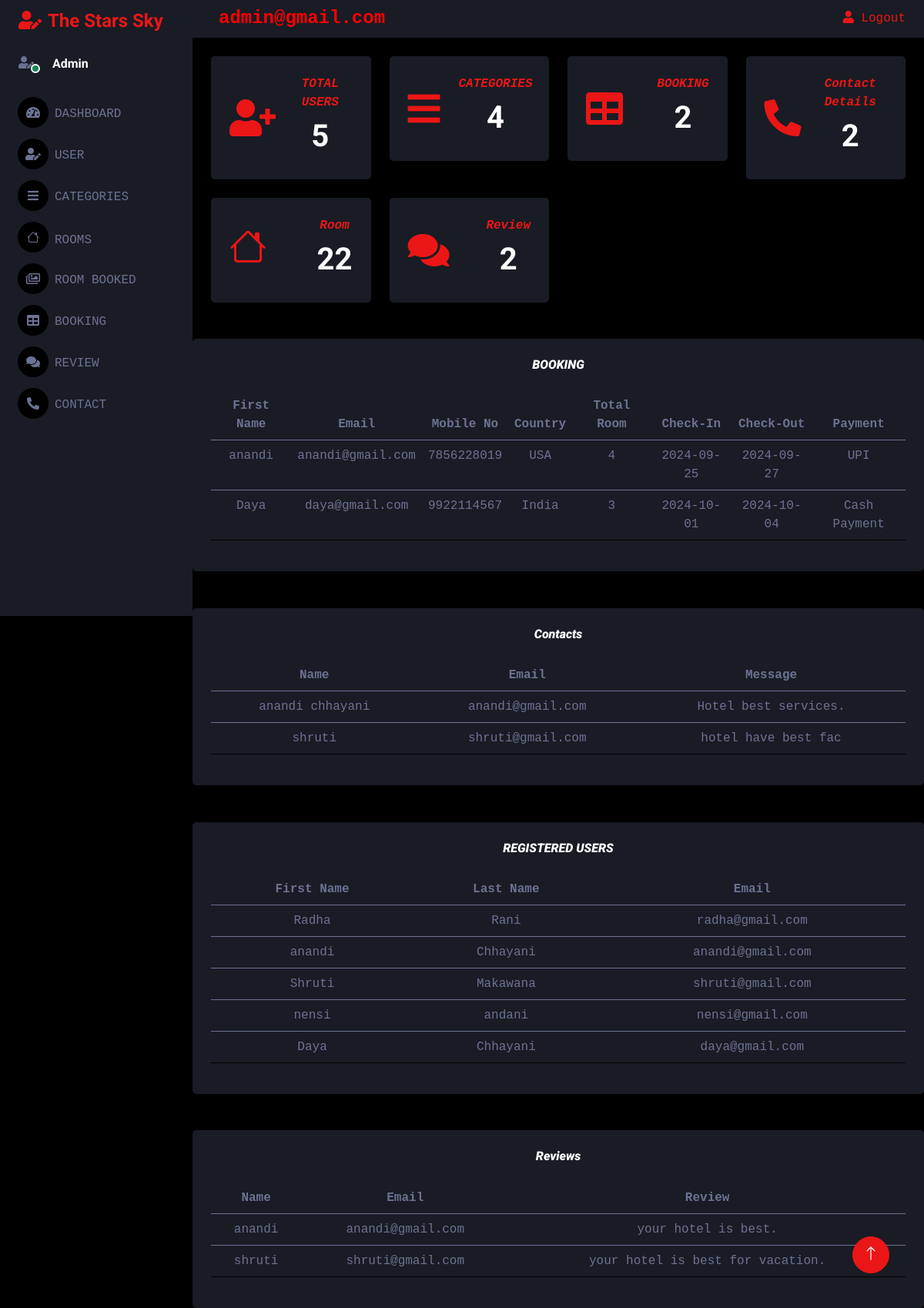
The app's page /admin/index.php with its own data.
### tables this page shows
CREATE TABLE `booking` (
  `id` int(200) NOT NULL,
  `firstname` text NOT NULL,
  `email` varchar(255) NOT NULL,
  `mobileno` varchar(255) NOT NULL,
  `country` text NOT NULL,
  `total_room` int(150) NOT NULL,
  `checkin` date NOT NULL,
  `checkout` date NOT NULL,
  `total_price` int(200) NOT NULL,
  `payment` varchar(200) NOT NULL
);

CREATE TABLE `contact` (
  `id` int(11) NOT NULL,
  `name` text NOT NULL,
  `email` varchar(20) NOT NULL,
  `message` varchar(20) NOT NULL
);

CREATE TABLE `registration` (
  `id` int(100) NOT NULL,
  `firstname` text NOT NULL,
  `lastname` text NOT NULL,
  `email` varchar(50) NOT NULL,
  `password` varchar(30) NOT NULL
);

CREATE TABLE `review` (
  `id` int(100) NOT NULL,
  `name` varchar(100) NOT NULL,
  `email` varchar(100) NOT NULL,
  `review` varchar(100) NOT NULL,
  `date` timestamp NOT NULL DEFAULT current_timestamp() ON UPDATE current_timestamp()
);

### admin/index.php (the view, shortened to what this page needs)
<?php
include 'header.php';
include 'connection.php';
include 'sidebar.php';
include 'navigation.php';
?>
<body style="font-family: courier new">
   <div class="container-fluid pt-4 px-4">
      <div class="row g-4" style="text-align: center">
         <div class="col-sm-6 col-xl-3">
            <a href="registered.php">
               <div class="bg-secondary rounded d-flex align-items-center justify-content-between p-4">
                  <i class="fa fa-user-plus fa-3x text-primary"></i>
                  <div class="ms-3">
                     <p class="mb-2"><b><i>TOTAL USERS</i></b></p>
                     <?php
                     $sql = "SELECT * FROM registration";
                     if ($result = mysqli_query($con, $sql)) {
                        $rowcount = mysqli_num_rows($result);
                        echo '<h1>' . $rowcount . '</h1>';
                     }
                     ?>
                  </div>
               </div>
            </a>
         </div>
         <div class="col-sm-6 col-xl-3">
            <a href="category.php">
               <div class="bg-secondary rounded d-flex align-items-center justify-content-between p-4">
                  <i class="fa fa-bars me-2 fa-3x text-primary "></i>
                  <div class="ms-3">
                     <p class="mb-2"><b><i>CATEGORIES</i></b></p>
                     <?php
                     $sql = "SELECT * FROM categories";
                     if ($result = mysqli_query($con, $sql)) {
                        $rowcount = mysqli_num_rows($result);
                        echo '<h1>' . $rowcount . '</h1>';
                     }
                     ?>
                  </div>
               </div>
            </a>
         </div>
         <div class="col-sm-6 col-xl-3">
            <a href="booking.php">
               <div class="bg-secondary rounded d-flex align-items-center justify-content-between p-4">
                  <i class="fa fa-table fa-3x text-primary"></i>
                  <div class="ms-3">
                     <p class="mb-2"><b><i>BOOKING</i></b></p>
                     <?php
                     $sql = "SELECT * FROM booking";
                     if ($result = mysqli_query($con, $sql)) {
                        $rowcount = mysqli_num_rows($result);
                        echo '<h1>' . $rowcount . '</h1>';
                     }
                     ?>
                  </div>
               </div>
            </a>
         </div>
         <div class="col-sm-6 col-xl-3">
            <a href="contact.php">
               <div class="bg-secondary rounded d-flex align-items-center justify-content-between p-4">
                  <i class="fa fa-phone-alt me-2l fa-3x text-primary "></i>
                  <div class="ms-3">
                     <p class="mb-2"><b><i>Contact Details</i></b></p>
                     <?php
                     $sql = "SELECT * FROM contact";
                     if ($result = mysqli_query($con, $sql)) {
                        $rowcount = mysqli_num_rows($result);
                        echo '<h1>' . $rowcount . '</h1>';
                     }
                     ?>
                  </div>
               </div>
            </a>
         </div>
         <div class="col-sm-6 col-xl-3">
            <a href="room.php">
               <div class="bg-secondary rounded d-flex align-items-center justify-content-between p-4">
                  <i class="bi bi-house  fa-3x text-primary "></i>
                  <div class="ms-3">
                     <p class="mb-2"><b><i>Room</i></b></p>
                     <?php
                     $sql = "SELECT * FROM room";
                     if ($result = mysqli_query($con, $sql)) {
                        $rowcount = mysqli_num_rows($result);
                        echo '<h1>' . $rowcount . '</h1>';
                     }
                     ?>
                  </div>
               </div>
            </a>
         </div>
         <div class="col-sm-6 col-xl-3">
            <a href="review.php">
               <div class="bg-secondary rounded d-flex align-items-center justify-content-between p-4">
                  <i class="fa fa-comments fa-3x text-primary"></i>
                  <div class="ms-3">
                     <p class="mb-2"><b><i>Review</i></b></p>
                      <?php
                     $sql = "SELECT * FROM review";
                     if ($result = mysqli_query($con, $sql)) {
                        $rowcount = mysqli_num_rows($result);
                        echo '<h1>' . $rowcount . '</h1>';
                     }
                     ?>
                  </div>
               </div>
            </a>
         </div>
         <div class="col-sm-6 col-xl-3">   </div>
      </div>
   </div>
   <div class="col-sm-12 col-xl-12" style="margin-top: 5%">
      <div class="bg-secondary rounded h-100 p-4">
         <h6 class="mb-4" style="text-align: center;"><b><i>BOOKING</i> </b></h6>
         <table class="table table-hover" style="text-align: center;">
            <thead>
               <tr>
                  <th scope="col">First Name</th>
                  <th scope="col">Email</th>
                  <th scope="col">Mobile No</th>
                  <th scope="col">Country</th>
                  <th scope="col">Total Room</th>
                  <th scope="col">Check-In </th>
                  <th scope="col">Check-Out</th>
                  <th scope="col">Payment</th>
               </tr>
            </thead>
            <?php
            $query_select = "SELECT *from booking";
            $query_run = mysqli_query($con, $query_select);
            if (mysqli_num_rows($query_run) > 0) {
               foreach ($query_run as $row) {
            ?>
                  <tbody style="padding:left=100px;">
                     <tr>
                        <td><?php echo $row['firstname']; ?></td>
                        <td><?php echo $row['email']; ?></td>
                        <td><?php echo $row['mobileno']; ?></td>
                        <td><?php echo $row['country']; ?></td>
                        <td><?php echo $row['total_room']; ?></td>
                        <td><?php echo $row['checkin']; ?></td>
                        <td><?php echo $row['checkout']; ?></td>
                        <td><?php echo $row['payment']; ?></td>
                     </tr>
               <?php
               }
            }
               ?>
         </table>
      </div>
   </div>
   <div class="col-sm-12 col-xl-12" style="margin-top: 5%">
      <div class="bg-secondary rounded h-100 p-4">
         <h6 class="mb-4" style="text-align: center"><b><i>Contacts</i></b> </h6>
         <table class="table table-hover" style="text-align: center;">
            <thead>
               <tr>
                  <th scope="col">Name</th>
                  <th scope="col">Email</th>
                  <th scope="col">Message</th>
               </tr>
            </thead>
            <?php
            $query_select = "SELECT *from contact";
            $query_run = mysqli_query($con, $query_select);
            if (mysqli_num_rows($query_run) > 0) {
               foreach ($query_run as $row) {
            ?>
                  <tbody style="padding:left=100px;">
                     <tr>
                        <td><?php echo $row['name']; ?></td>
                        <td><?php echo $row['email']; ?></td>
                        <td><?php echo $row['message']; ?></td>
                     </tr>
               <?php
               }
            }
               ?>
         </table>
      </div>
      <div class="col-sm-12 col-xl-12" style="margin-top: 5%">
         <div class="bg-secondary rounded h-100 p-4">
            <h6 class="mb-4" style="text-align: center"><b><i>REGISTERED USERS</i></b></h6>
            <table class="table table-hover" style="text-align: center;">
               <thead>
                  <tr>
                     <th scope="col">First Name</th>
                     <th scope="col">Last Name</th>
                     <th scope="col">Email</th>
                  </tr>
               </thead>
               <?php
               $query_select = "SELECT *from registration";
               $query_run = mysqli_query($con, $query_select);
               if (mysqli_num_rows($query_run) > 0) {
                  foreach ($query_run as $row) {
               ?>
                     <tbody style="padding:left=100px;">
                        <tr>
                           <td><?php echo $row['firstname']; ?></td>
                           <td><?php echo $row['lastname']; ?></td>
                           <td><?php echo $row['email']; ?></td>
                        </tr>
                  <?php
                  }
               }
                  ?>
                     </tbody>
            </table>
         </div>
      </div>
   <div class="col-sm-12 col-xl-12" style="margin-top: 5%">
      <div class="bg-secondary rounded h-100 p-4">
         <h6 class="mb-4" style="text-align: center"><b><i>Reviews</i></b> </h6>
         <table class="table table-hover" style="text-align: center;">
            <thead>
               <tr>
                  <th scope="col">Name</th>
                  <th scope="col">Email</th>
                  <th scope="col">Review</th>
               </tr>
            </thead>
            <?php
            $query_select = "SELECT *from review";
            $query_run = mysqli_query($con, $query_select);
            if (mysqli_num_rows($query_run) > 0) {
               foreach ($query_run as $row) {
            ?>
                  <tbody style="padding:left=100px;">
                     <tr>
                        <td><?php echo $row['name']; ?></td>
                        <td><?php echo $row['email']; ?></td>
                        <td><?php echo $row['review']; ?></td>
                     </tr>
               <?php
               }
            }
               ?>
         </table>
      </div>
      <?php
      include 'footer.php';
      include 'javascript.php';
      ?>

### admin/css/style.css (style rules this page uses)
:root { --primary: #EB1616; --secondary: #191C24; --light: #6C7293; --dark: #000000; }

### records on screen
booking: firstname "anandi", email "anandi@gmail.com", mobileno "7856228019", country "USA", total_room "4", checkin "2024-09-25", checkout "2024-09-27", payment "UPI"
booking: firstname "Daya", email "daya@gmail.com", mobileno "9922114567", country "India", total_room "3", checkin "2024-10-01", checkout "2024-10-04", payment "Cash Payment"
contact: name "anandi chhayani", email "anandi@gmail.com", message "Hotel best services."
contact: name "shruti", email "shruti@gmail.com", message "hotel have best fac"
registration: firstname "Radha", lastname "Rani", email "radha@gmail.com"
registration: firstname "anandi", lastname "Chhayani", email "anandi@gmail.com"
registration: firstname "Shruti", lastname "Makawana", email "shruti@gmail.com"
registration: firstname "nensi", lastname "andani", email "nensi@gmail.com"
registration: firstname "Daya", lastname "Chhayani", email "daya@gmail.com"
review: name "anandi", email "anandi@gmail.com", review "your hotel is best."
review: name "shruti", email "shruti@gmail.com", review "your hotel is best for vacation."

### other values on screen
$rowcount "5"
$rowcount "4"
$rowcount "2"
$rowcount "22"
